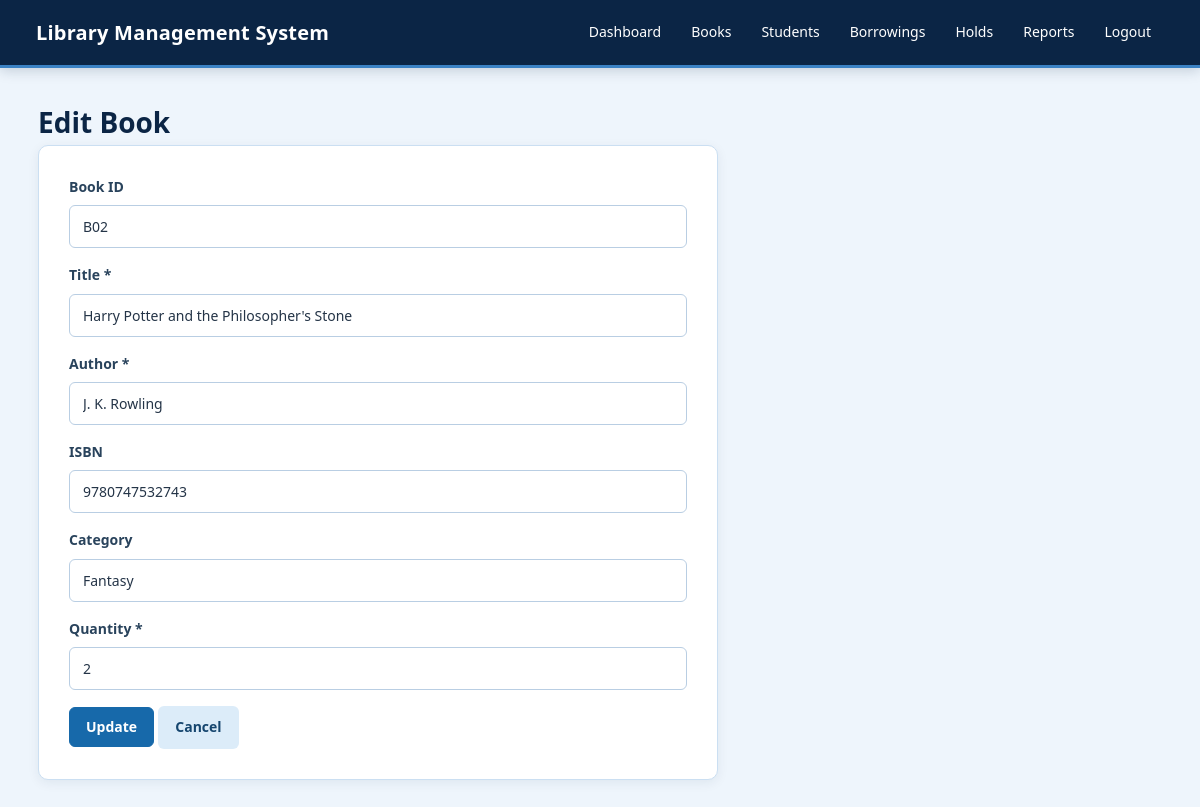
/books/edit.php?id=2 (signed in), run on the app's committed database.
### tables this page shows
CREATE TABLE books (
    id INT AUTO_INCREMENT PRIMARY KEY,
    book_id VARCHAR(50) NOT NULL UNIQUE,
    title VARCHAR(255) NOT NULL,
    author VARCHAR(150) NOT NULL,
    isbn VARCHAR(50),
    category VARCHAR(100),
    quantity INT NOT NULL DEFAULT 1,
    available_quantity INT NOT NULL DEFAULT 1,
    created_at TIMESTAMP DEFAULT CURRENT_TIMESTAMP
);

### public/books/edit.php (the view, shortened to what this page needs)
<?php
require_once "../../config/db.php";
$id = (int)($_GET["id"] ?? 0);
$stmt = $conn->prepare("SELECT * FROM books WHERE id=?");
$stmt->bind_param("i", $id);
$stmt->execute();
$book = $stmt->get_result()->fetch_assoc();
?>
<!DOCTYPE html>
<html>
<head>
    <link rel="stylesheet" href="../../assets/css/style.css">
</head>
<body>
<?php include "../../includes/navbar.php"; ?>
<div class="container">
    <h1>Edit Book</h1>
    <form class="form-card" method="POST">
        <label>Book ID</label>
        <input value="<?= htmlspecialchars($book["book_id"]) ?>" disabled>
        <label>Title *</label>
        <input
            name="title"
            value="<?= htmlspecialchars($book["title"]) ?>"
            required>
        <label>Author *</label>
        <input
            name="author"
            value="<?= htmlspecialchars($book["author"]) ?>"
            required>
        <label>ISBN</label>
        <input
            name="isbn"
            value="<?= htmlspecialchars($book["isbn"]) ?>">
        <label>Category</label>
        <input
            name="category"
            value="<?= htmlspecialchars($book["category"]) ?>">
        <label>Quantity *</label>
        <input
            type="number"
            name="quantity"
            min="1"
            value="<?= $book["quantity"] ?>"
            required>
        <button class="btn primary">Update</button>
        <a class="btn" href="index.php">Cancel</a>
    </form>
</div>
</body>
</html>

### assets/css/style.css (style rules this page uses)
* { box-sizing: border-box; }
html { scroll-behavior: smooth; }
body { margin: 0; font-family: "Segoe UI", Arial, sans-serif; background: #eef5fc; color: #243447; line-height: 1.6; }
a { text-decoration: none; color: inherit; }
button, input, select, textarea { font-family: inherit; }
.container { width: 100%; max-width: 1180px; margin: 0 auto; padding: 32px 28px; }
.page-head h1, .container > h1 { margin: 0; color: #0b2545; font-size: 28px; font-weight: 650; }
.form-card { width: 100%; max-width: 680px; background: #ffffff; padding: 30px; border: 1px solid #cbdff2; border-radius: 10px; box-shadow: 0 3px 12px rgba(11, 37, 69, 0.07); }
.form-card label, .login-container label { display: block; margin: 0 0 7px; color: #29435c; font-size: 14px; font-weight: 600; }
input, select, textarea { width: 100%; padding: 11px 13px; margin: 0 0 16px; background: #ffffff; color: #243447; border: 1px solid #b9cee3; border-radius: 6px; outline: none; font-size: 14px; transition: border-color 0.2s ease, box-shadow 0.2s ease; }
input::placeholder, textarea::placeholder { color: #8ca0b3; }
.btn { display: inline-flex; align-items: center; justify-content: center; min-height: 40px; padding: 9px 16px; border: 1px solid transparent; border-radius: 6px; background: #dcecf9; color: #16466f; cursor: pointer; font-size: 14px; font-weight: 600; transition: background 0.2s ease, border-color 0.2s ease, transform 0.2s ease; }
.btn.primary { background: #1769aa; color: #ffffff; border-color: #1769aa; }

### data on the page
books: book "B02", title "Harry Potter and the Philosopher's Stone", author "J. K. Rowling", isbn "9780747532743", category "Fantasy", quantity "2"
